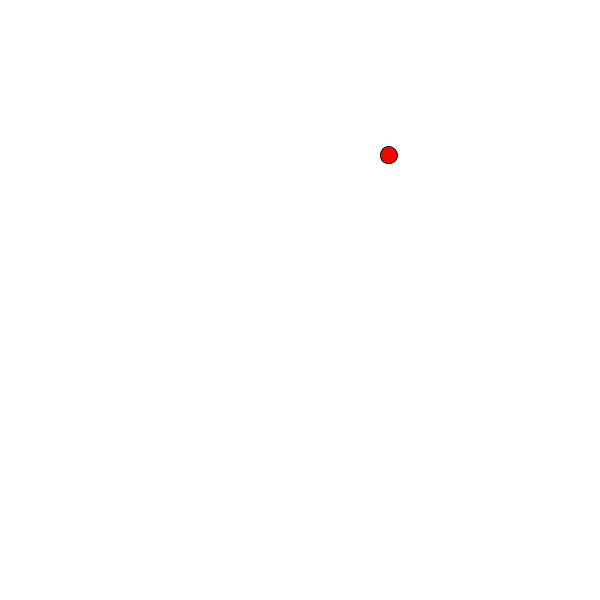
Frame 1 (no input)
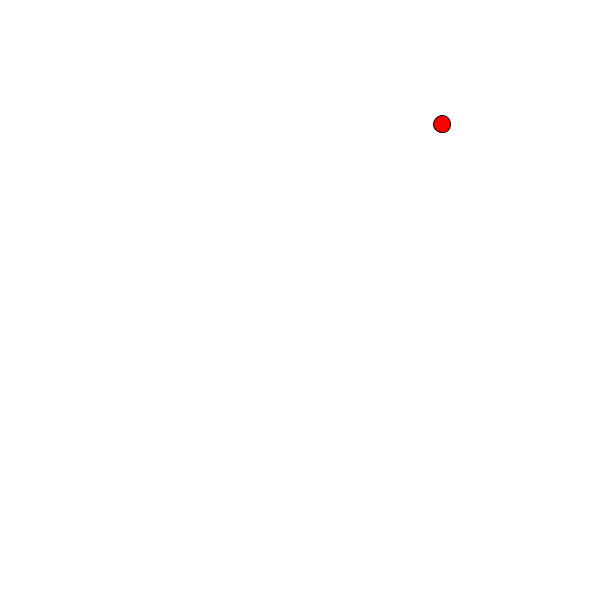
Frame 60 (the mouse pressed at the canvas centre just before this capture)
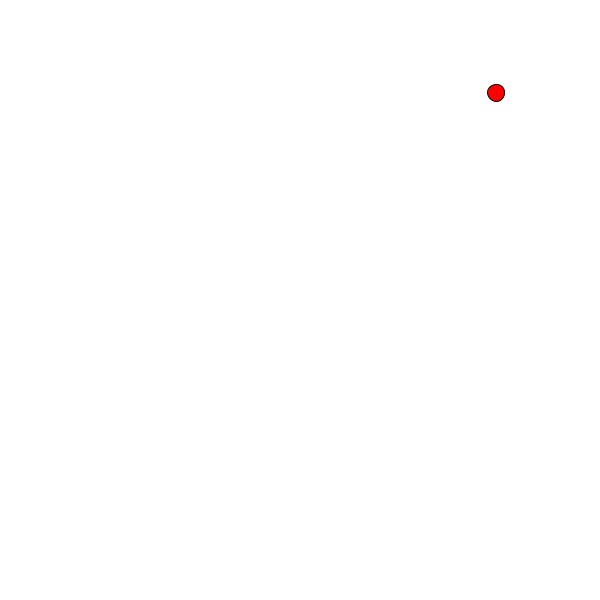
Frame 120 (the mouse held since frame 60 and released just before this capture)

The Processing sketch that drew these frames (run headless with seeded random() and noise(); from frame 60 on, the mouse is pressed at the canvas centre):

// Processing sketch: ball_class
// ── ball_class.pde
class Ball {
  float x, y, xVel, yVel;
  int diam;

  Ball (float xStart, float yStart, float xV, float yV, int diameter) {
    x = xStart;
    y = yStart;
    xVel = xV;
    yVel = yV;
    diam = diameter;
  }

  void update() {

    // if hits ground or ceiling reverse velocity
    if (y > height - diam/2 || y < diam/2) {
      yVel = -yVel;
    }

    if (x > width-diam/2 || x < diam/2) {
      xVel = -xVel;
    }

    // adjust position based on velocity
    y = y + yVel;
    x = x + xVel;

    ellipse(x, y, diam/2, diam/2);
  }

  void reverseX() {
    xVel = - xVel;
  }

  boolean collidedWithBall(Ball other) {
    return dist(x, y, other.x, other.y) <= (other.diam+this.diam)/2;
  }
}
// ── ball_game_one.pde
Ball ballOne;

void setup(){
  size(600,600);
  ballOne = new Ball(random(height), random(width), random(-1,1), random(-1,1), int (random(10,40)));
  fill(255,0,0);
}

void draw(){
  background(255);
  ballOne.update();
}
